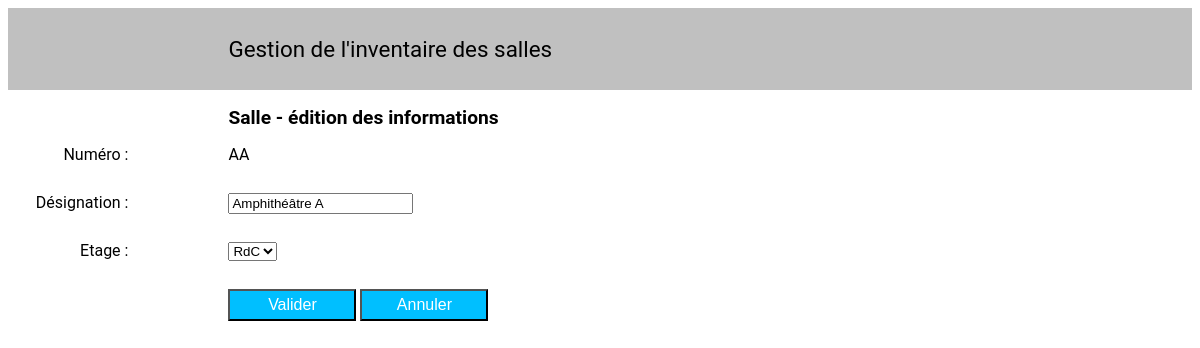
/controleur/editSalle.php?op=m&num=AA, run on the app's committed database.
### tables this page shows
CREATE TABLE `SALLE` (
  `num_salle` varchar(5) NOT NULL,
  `lib_salle` varchar(30) DEFAULT NULL,
  `etage` varchar(5) NOT NULL,
  PRIMARY KEY (`num_salle`)
);

### controleur/editSalle.php (called while the page is built, shortened)
<?php
$op = (isset($_GET['op'])) ? $_GET['op'] : null;
$ajout = ($op == 'a');
$modif = ($op == 'm');
$suppr = ($op == 's');
$editNum = $ajout;
$etages = ['RdC' => 'RdC', 1 => '1', 2 => '2', 3 => '3'];
require_once '../modele/salleDAO.class.php';
$salleDAO = new SalleDAO();
$valeurs['num'] = null;
if ($modif) {
    $valeurs['num'] = $num;
    $uneSalle = $salleDAO->getByNum($valeurs['num']);
}
$titre = ($ajout) ? 'Nouvelle Salle' : (($modif) ? 'Salle - édition des informations' : null);
$erreurs = ['num' => "", 'libelle' => "", 'etage' => ""];
$valeurs['libelle'] = (isset($_POST['libelle'])) ? trim($_POST['libelle']) : null;
$valeurs['etage'] = (isset($_POST['etage'])) ? trim($_POST['etage']) : null;
if (isset($_POST['valider'])) {
    if (!isset($valeurs['num']) || strlen($valeurs['num']) == 0) {
        $erreurs['num'] = 'Saisie obligatoire du numéro';
    } elseif ($editNum && $salleDAO->existe($valeurs['num'])) {
        $erreurs['num'] = 'Numéro de salle déjà existant.';
    }
    if (!isset($valeurs['etage']) || strlen($valeurs['etage']) == 0 || !in_array($valeurs['etage'], array_keys($etages))) {
        $erreurs['etage'] = 'Etage non valide.';
    }
    $nbErreurs = 0;
    foreach ($erreurs as $erreur) {
        if ($erreur != "") $nbErreurs++;
    }
    if ($nbErreurs == 0) {
        $uneSalle = new Salle($valeurs['num'], $valeurs['libelle'], $valeurs['etage']);
        $retour = true;
        if ($ajout) {
            $salleDAO->insert($uneSalle);
        } else {
            $salleDAO->update($uneSalle);
        }
    }
} elseif (isset($_POST['annuler'])) {
    $retour = true;
} elseif ($suppr) {
    $salleDAO->delete($num);
    $retour = true;
} elseif ($modif) {
    $uneSalle = $salleDAO->getByNum($num);
    $valeurs['num'] = $uneSalle->getNum();
    $valeurs['libelle'] = $uneSalle->getLibelle();
    $valeurs['etage'] = $uneSalle->getEtage();
}
require_once '../vue/editSalle.view.php';
?>

### modele/connexion.php (called while the page is built)
<?php
class Connexion {
    private $db;
    public function __construct() {
        $db_config = [
            'SGBD' => 'mysql',
            'HOST' => 'devbdd.iutmetz.univ-lorraine.fr',
            'DB_NAME' => 'guillera2u_salles',
            'USER' => 'guillera2u_appli',
            'PASSWORD' => '32229052'
        ];
        try {
            $this->db = new PDO($db_config['SGBD'] . ':host=' . $db_config['HOST'] . ';dbname=' . $db_config['DB_NAME'], $db_config['USER'], $db_config['PASSWORD'], [
                PDO::MYSQL_ATTR_INIT_COMMAND => 'SET NAMES utf8'
            ]);
        } catch (PDOException $e) {
            die('Connection failed: ' . $e->getMessage());
        }
    }
    public function execSQL(string $req, array $valeurs = []) {
        try {
            $stmt = $this->db->prepare($req);
            $stmt->execute($valeurs);
            return $stmt->fetchAll(PDO::FETCH_ASSOC);
        } catch (PDOException $e) {
            die('Query failed: ' . $e->getMessage());
        }
    }
}
?>

### modele/salleDAO.class.php (called while the page is built, shortened)
<?php
require_once 'connexion.php';
require_once 'salle.class.php';
class SalleDAO {
    private $bd;
    private $select;
    public function __construct() {
        $this->bd = new Connexion();
        $this->select = "SELECT num_salle, lib_salle, etage FROM SALLE";
    }
    private function loadQuery(array $result): array {
        $salles = [];
        foreach ($result as $row) {
            $salle = new Salle();
            $salle->setNum($row['num_salle']);
            $salle->setLibelle($row['lib_salle']);
            $salle->setEtage($row['etage']);
            $salles[] = $salle;
        }
        return $salles;
    }
    public function getByNum(string $num): Salle {
        $uneSalle = new Salle();
        $lesSalles = $this->loadQuery($this->bd->execSQL($this->select . " WHERE num_salle = :num", [':num' => $num]));
        if (count($lesSalles) > 0) {
            $uneSalle = $lesSalles[0];
        }
        return $uneSalle;
    }
}
?>

### modele/salle.class.php (called while the page is built)
<?php
class Salle {
    private $num;
    private $libelle;
    private $etage;
    public function __construct(string $num = '', string $libelle = '', string $etage = '') {
        $this->num = $num;
        $this->libelle = $libelle;
        $this->etage = $etage;
    }
    public function getNum() { return $this->num; }
    public function setNum($num) { $this->num = $num; }
    public function getLibelle() { return $this->libelle; }
    public function setLibelle($libelle) { $this->libelle = $libelle; }
    public function getEtage() { return $this->etage; }
    public function setEtage($etage) { $this->etage = $etage; }
}
?>

### vue/editSalle.view.php (the view, shortened to what this page needs)
<!DOCTYPE html>
<html lang="fr">
<head>
    <link rel="stylesheet" href="../vue/style/style.css">
</head>
<body>
    <?php include 'header.php'; ?>
    <section>
        <label></label>
        <h1><?php echo $titre; ?></h1>
    </section>
    <form method="post">
        <section>
            <label for="num">Numéro :</label>
            <div>
                <?php if ($editNum): ?>
                    <input id="num" name="num" type="text" size="5" maxlength="5" value="<?php echo $valeurs['num']; ?>" />
                    <br/>
                    <span class="erreur"><?php echo $erreurs['num']; ?></span>
                <?php else: ?>
                    <div><?php echo $valeurs['num']; ?></div>
                <?php endif; ?>
            </div>
        </section>
        <section>
            <label for="libelle">Désignation :</label>
            <div>
                <input id="libelle" name="libelle" type="text" value="<?php echo $valeurs['libelle']; ?>" />
                <br/>
            </div>
        </section>
        <section>
            <label for="etage">Etage :</label>
            <div>
                <select name="etage">
                    <?php foreach ($etages as $cle => $valeur): ?>
                        <option value="<?php echo $cle; ?>" <?php echo ($valeurs['etage'] == $cle) ? 'selected' : ''; ?>><?php echo $valeur; ?></option>
                    <?php endforeach; ?>
                </select>
                <br/>
            </div>
        </section>
        <section>
            <label></label>
            <div>
                <input type="submit" name="valider" value="Valider" />
                <input type="submit" name="annuler" value="Annuler" />
            </div>
        </section>
    </form>
</body>
</html>

### vue/style/style.css (style rules this page uses)
body { font-family: Roboto, Arial, sans-serif; width: auto; }
h1 { font-size: 1.2em; }
section { min-height: 3em; text-align: left; display: grid; grid-template-columns: 1fr 8fr; grid-gap: 100px; }
label { text-align: right; }
input[type="submit"], .ajout { min-height: 2em; min-width: 8em; background-color: rgba(0, 191, 255); font-size: medium; cursor: pointer; color: white; }

### data on the page
salle: num_salle "AA", libelle "Amphithéâtre A", etage "RdC"

### other printed values
$titre "Salle - édition des informations"
